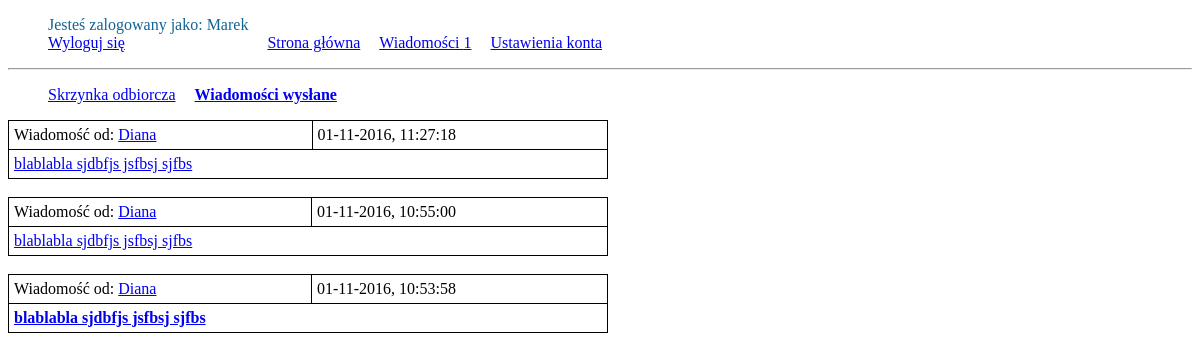
Page /inbox.php (signed in) on the earlier database version.
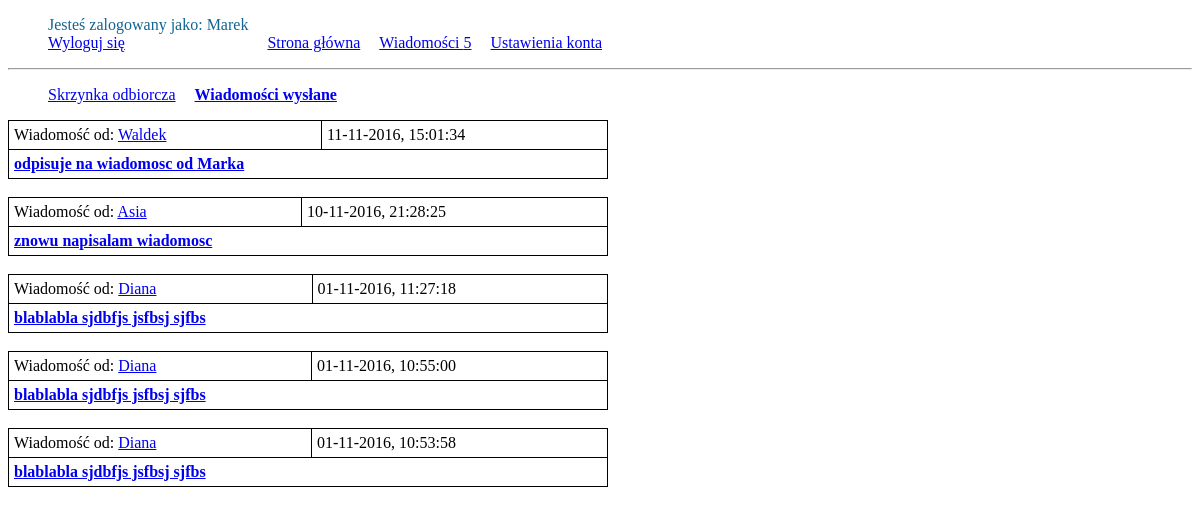
Same page on the later database version.
### tables this page shows
CREATE TABLE `messages` (
  `id` int(11) NOT NULL,
  `creation_date` int(11) NOT NULL,
  `sender_id` int(11) NOT NULL,
  `receiver_id` int(11) NOT NULL,
  `message` text NOT NULL,
  `msg_status` tinyint(1) NOT NULL,
  `replay_to` int(11) NOT NULL
);

CREATE TABLE `users` (
  `id` int(11) NOT NULL,
  `username` varchar(255) DEFAULT NULL,
  `hashedPassword` varchar(60) NOT NULL,
  `email` varchar(255) NOT NULL
);

### src/Message.php (called while the page is built, shortened)
<?php
class Message {
    private $id;
    private $creationDate;
    private $senderId;
    private $message;
    private $msgStatus;
    public function __construct() {
        $this->id = -1;
        $this->creationDate = '';
        $this->senderId = '';
        $this->message = '';
        $this->msgStatus = 1;
    }
    function getId() {
        return $this->id;
    }
    function getCreationDate() {
        return $this->creationDate;
    }
    function getSenderId() {
        return $this->senderId;
    }
    function getMessage() {
        return $this->message;
    }
    function getMsgStatus() {
        return $this->msgStatus;
    }
    static public function loadReceivedMessages(mysqli $conn, $userId) {
        $sql = "SELECT * FROM messages WHERE receiver_id LIKE $userId ORDER BY creation_date DESC";
        $result = $conn->query($sql);
        $ret = [];
        if ($result != false && $result->num_rows != 0) {
            foreach ($result as $row) {
                $receivedMessages = new Message();
                $receivedMessages->id = $row["id"];
                $receivedMessages->senderId = $row["sender_id"];
                $receivedMessages->receiverId = $row["receiver_id"];
                $receivedMessages->creationDate = $row["creation_date"];
                $receivedMessages->message = $row['message'];
                $receivedMessages->msgStatus = $row['msg_status'];
                $receivedMessages->replayTo = $row['replay_to'];
                $ret[$receivedMessages->id] = $receivedMessages;
            }
        }
        return $ret;
    }
    static public function countReceivedUnreadMessages(mysqli $conn, $userId) {
        $sql = "SELECT * FROM messages WHERE receiver_id = $userId AND msg_status = 1";
        $result = $conn->query($sql);
        if ($result != false && $result->num_rows != 0) {
            return $result->num_rows;
        }
        return 0;
    }
}

### src/User.php (called while the page is built, shortened)
<?php
class User {
    static public function loadUsernameByUserId(mysqli $conn, $userId) {
        $sql = "SELECT id, username FROM users WHERE id = '$userId'";
        $result = $conn->query($sql);
        if ($result->num_rows == 1) {
            $row = $result->fetch_assoc();
            $username = $row['username'];
            return $username;
        }
    }
}
?>

### inbox.php (the view, shortened to what this page needs)
<?php
include_once 'src/Message.php';
include_once 'src/User.php';
require_once 'src/connection.php';
$msgCount = Message::countReceivedUnreadMessages($conn, $_SESSION['loggedUserId']);
$userId = $_SESSION['loggedUserId'];
$msg = 0;
?>
<!DOCTYPE html>
<html>
    <head>
        <link rel="stylesheet" href="css/style.css">
    </head>
    <body>
        <div class="main_menu" cellspacing='10'>
            <ul>
                <li>
                    Jesteś zalogowany jako:
                    <?=$_SESSION['loggedUserName'];
                    ?><br>
                    <a href="logout.php">Wyloguj się</a>
                </li>
                <li>
                    <a href="index.php">Strona główna</a>
                </li>
                <li>
                    <a href="inbox.php">Wiadomości  <?=$msgCount?></a>
                </li>
                <li>
                    <a href="accountAdjustment.php">Ustawienia konta</a>
                </li>
            </ul>
        </div>
        <hr>
        <div class="messages_menu" cellspacing='10'>
            <ul>
                <li>
                    <a href="inbox.php">Skrzynka odbiorcza</a>
                </li>
                <li>
                    <strong><a href="outbox.php">Wiadomości wysłane</a></strong>
                </li>
            </ul>
        </div>
<?php
if ($inbox = Message::loadReceivedMessages($conn, $userId)) {
    foreach ($inbox as $message) {
        $username = User::loadUsernameByUserId($conn, $message->getSenderId());
?>
        <table class="messages">
            <tr>
                <td>
                    Wiadomość od: <a href="usersTweets.php?followedUserId=<?=$message->getSenderId();?>"><?=$username?></a>
                </td>
                <td>
                    <?=date('d-m-Y, G:i:s', $message->getCreationDate())?>
                </td>
            </tr>
            <tr>
                <td id="message_text" colspan="2">
<?php
        if ($message->getMsgStatus() == 1) {
            echo "<strong><a href='inbox.php?read=0&id=" . $message->getId() . "'>" . substr($message->getMessage(), 0, 30) . "</a></strong>";
        } else {
            if ($msg == $message->getId()) {
                echo $message->getMessage();
?>
                <form method="POST" action="replay.php">
                    <br><br>
                    <input name="rplMsgId" value="<?=$message->getId()?>" type="hidden">
                    <input type="submit" value="Odpowiedz">
                </form>
<?php
            } else {
                echo "<a href='inbox.php?id=" . $message->getId() . "'>" .
                        substr($message->getMessage(), 0, 30) . "</a>";
            }
        }
?>
                </td>
            </tr>
        </table><br>
<?php
    }
}
?>
    </body>
</html>

### css/style.css (style rules this page uses)
.main_menu li { display: inline-block; list-style: none; color: #116493; margin-right: 15px; }
table.messages { border-collapse: collapse; border-spacing: 0; width: 600px; }
table.messages td { border: 1px solid black; padding: 5px; }
.messages_menu li { display: inline-block; list-style: none; color: #116493; margin-right: 15px; }

Differences in the rows shown:
added messages: sender.username "Waldek", creation_date "11-11-2016, 15:01:34", message "odpisuje na wiadomosc od Marka"
added messages: sender.username "Asia", creation_date "10-11-2016, 21:28:25", message "znowu napisalam wiadomosc"
changed messages (number 3 of 5 on the later page): msg_status 0 → 1 (drawn)
changed messages (number 4 of 5 on the later page): msg_status 0 → 1 (drawn)
Other differences:
$msgCount: "1" → "5"
